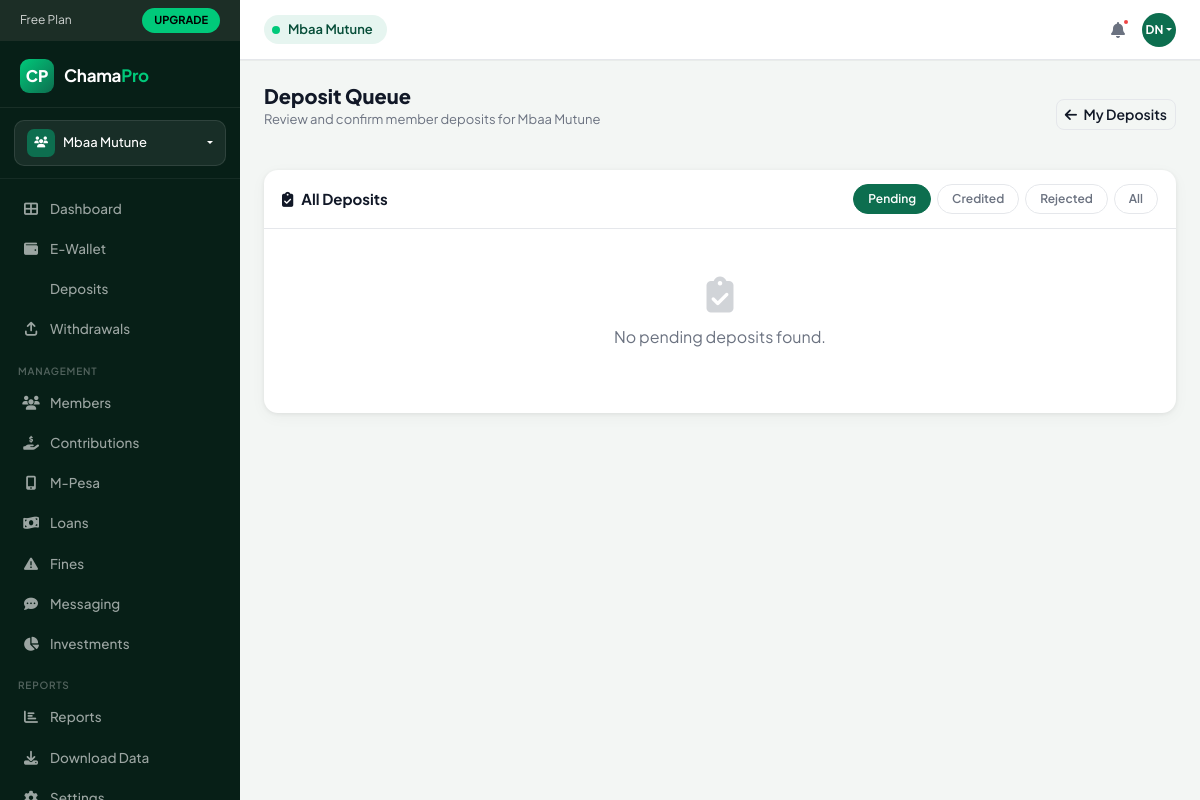
Screenshot of /wallets/1/admin/deposits/ (signed in) with the database file from the repository.
### chamapro/models.py (models this page shows, shortened)
class Chama(models.Model):
    name                = models.CharField(max_length=255)
    description         = models.TextField(blank=True, null=True)
    created_by          = models.ForeignKey(
        'User', null=True, blank=True, on_delete=models.SET_NULL, related_name='created_chamas'
    )
    currency            = models.CharField(max_length=10, default='KES')
    contribution_amount = models.DecimalField(max_digits=12, decimal_places=2, default=0)
    contribution_day    = models.PositiveSmallIntegerField(default=5)
    meeting_day         = models.CharField(max_length=20, blank=True, null=True)
    max_members         = models.PositiveSmallIntegerField(default=10)
    late_penalty        = models.DecimalField(max_digits=5, decimal_places=2, default=5)
    loan_interest       = models.DecimalField(max_digits=5, decimal_places=2, default=10)
    settings            = models.JSONField(default=dict, blank=True)
    is_active           = models.BooleanField(default=True)
    created_at          = models.DateTimeField(auto_now_add=True)
    updated_at          = models.DateTimeField(auto_now=True)

class User(AbstractUser):
    phone = models.CharField(max_length=30, unique=True, null=True, blank=True)
    national_id   = models.CharField(max_length=20, blank=True, null=True)
    kra_pin       = models.CharField(max_length=20, blank=True, null=True)
    bio           = models.TextField(blank=True, null=True)
    occupation    = models.CharField(max_length=100, blank=True, null=True)
    location      = models.CharField(max_length=100, blank=True, null=True)
    avatar        = models.ImageField(upload_to='avatars/', blank=True, null=True)
    bank_name     = models.CharField(max_length=100, blank=True, null=True)
    bank_account  = models.CharField(max_length=30, blank=True, null=True)
    mpesa_number  = models.CharField(max_length=20, blank=True, null=True)
    KYC_CHOICES = [
        ('unverified', 'Unverified'),
        ('pending',    'Pending Review'),
        ('verified',   'Verified'),
    ]
    kyc_status = models.CharField(max_length=20, choices=KYC_CHOICES, default='unverified')

### wallets/views.py (the view)
# urls.py: path('<int:chama_id>/admin/deposits/',                            views.admin_deposits,  name='admin_deposits'),
@login_required
def admin_deposits(request, chama_id):
    chama      = get_object_or_404(Chama, pk=chama_id)
    membership = _get_membership(request.user, chama)
    if not _is_admin_or_manager(membership):
        messages.error(request, "Access denied.")
        return redirect('deposit_page', chama_id=chama_id)
    status_filter = request.GET.get('status', 'pending')
    deposits = Deposit.objects.filter(
        wallet__membership__chama=chama,
    ).select_related('wallet__membership__user', 'confirmed_by')
    if status_filter != 'all':
        deposits = deposits.filter(status=status_filter)
    deposits = deposits.order_by('-created_at')
    paginator = Paginator(deposits, 20)
    page_obj  = paginator.get_page(request.GET.get('page', 1))
    context = {
        'chama':         chama,
        'membership':    membership,
        'page_obj':      page_obj,
        'status_filter': status_filter,
        'active_chama':  chama,
        'is_admin':      True,
        'status_choices': Deposit.Status.choices,
    }
    return render(request, 'wallets/admin_deposits.html', context)

### chamapro/context_processors.py (called while the page is built)
def user_subscription(request):
    if request.user.is_authenticated:
        try:
            sub = request.user.subscription
        except Exception:
            sub = None
        return {'user_subscription': sub}
    return {'user_subscription': None}

def active_chama(request):
    if not request.user.is_authenticated:
        return {}
    active_chama_id = request.session.get('active_chama_id')
    membership = None
    if active_chama_id:
        membership = Membership.objects.filter(
            user=request.user,
            chama_id=active_chama_id,
            active=True
        ).select_related('chama').first()
    if not membership:
        membership = Membership.objects.filter(
            user=request.user,
            active=True
        ).select_related('chama').first()
    return {
        'chama': membership.chama if membership else None,
        'my_membership': membership,
    }

### wallets/views.py (called while the page is built)
def _get_membership(user, chama):
    return get_object_or_404(Membership, user=user, chama=chama, active=True)

def _is_admin_or_manager(membership):
    return membership.role in ('admin', 'manager')

### chamapro/templates/wallets/admin_deposits.html (shortened to what this page needs)
{% extends 'base.html' %}
{% load humanize %}
{% block content %}
<div class="d-flex align-items-center justify-content-between mb-4">
  <div>
    <h1 class="page-title">Deposit Queue</h1>
    <p class="page-sub">Review and confirm member deposits for {{ chama.name }}</p>
  </div>
  <a href="{% url 'deposit_page' chama.id %}" class="btn btn-sm" style="background:#f3f6f4;color:var(--text);border-radius:8px;font-weight:600;border:1.5px solid var(--border);">
    <i class="fas fa-arrow-left me-1"></i> My Deposits
  </a>
</div>
<div class="table-card">
  <div class="table-card-header">
    <h6><i class="fas fa-clipboard-check me-2"></i>All Deposits</h6>
    <div class="filter-tabs">
      <a href="?status=pending" class="filter-tab {% if status_filter == 'pending' %}active{% endif %}">Pending</a>
      <a href="?status=credited" class="filter-tab {% if status_filter == 'credited' %}active{% endif %}">Credited</a>
      <a href="?status=rejected" class="filter-tab {% if status_filter == 'rejected' %}active{% endif %}">Rejected</a>
      <a href="?status=all" class="filter-tab {% if status_filter == 'all' %}active{% endif %}">All</a>
    </div>
  </div>
  {% if page_obj.object_list %}
  <div style="overflow-x:auto;">
    <table class="dep-table">
      <thead><tr><th>Member</th><th>Source</th><th>Amount</th><th>Reference</th><th>Proof</th><th>Notes</th><th>Status</th><th>Date</th><th>Actions</th></tr></thead>
      <tbody>
        {% for dep in page_obj %}
        <tr>
          <td>
            <div style="display:flex;align-items:center;gap:8px;">
              <div class="member-avatar">{{ dep.wallet.membership.user.first_name.0|upper }}{{ dep.wallet.membership.user.last_name.0|upper }}</div>
              <div>
                <div style="font-weight:600;font-size:13px;">{{ dep.wallet.membership.user.get_full_name }}</div>
                <div style="font-size:11px;color:var(--muted);">KES {{ dep.wallet.balance|floatformat:2|intcomma }} bal</div>
              </div>
            </div>
          </td>
          <td>
            <div style="display:flex;align-items:center;gap:6px;">
              <div class="source-icon {% if dep.source == 'mpesa' %}src-mpesa{% elif dep.source == 'cash' %}src-cash{% else %}src-bank{% endif %}">
                <i class="fas {% if dep.source == 'mpesa' %}fa-mobile-screen-button{% elif dep.source == 'cash' %}fa-money-bill{% else %}fa-building-columns{% endif %}"></i>
              </div>
              {{ dep.get_source_display }}
            </div>
          </td>
          <td style="font-family:'DM Mono',monospace;font-weight:700;color:var(--brand);">KES {{ dep.amount|floatformat:2|intcomma }}</td>
          <td style="font-size:12px;color:var(--muted);">{{ dep.reference|default:"—" }}</td>
          <td>{% if dep.proof_file %}<a href="{{ dep.proof_file.url }}" class="proof-link" target="_blank"><i class="fas fa-file me-1"></i>View</a>{% else %}<span style="font-size:12px;color:var(--muted);">—</span>{% endif %}</td>
          <td style="font-size:12px;color:var(--muted);max-width:140px;white-space:nowrap;overflow:hidden;text-overflow:ellipsis;">{{ dep.notes|default:"—" }}</td>
          <td>
            <span class="badge-status {% if dep.status == 'pending' %}badge-pending{% elif dep.status == 'credited' %}badge-credited{% elif dep.status == 'confirmed' %}badge-confirmed{% else %}badge-rejected{% endif %}">
              {{ dep.get_status_display }}
            </span>
          </td>
          <td style="font-size:12px;color:var(--muted);">{{ dep.created_at|date:"d M Y H:i" }}</td>
          <td>
            {% if dep.status == 'pending' %}
            <div style="display:flex;gap:6px;">
              <form method="post" action="{% url 'confirm_deposit' chama.id dep.pk %}" style="display:inline;">
                {% csrf_token %}
                <button type="submit" class="btn-confirm" onclick="return confirm('Confirm KES {{ dep.amount|floatformat:0 }} for {{ dep.wallet.membership.user.get_full_name }}?')"><i class="fas fa-check me-1"></i>Confirm</button>
              </form>
              <button class="btn-reject-sm" data-bs-toggle="modal" data-bs-target="#rejectModal{{ dep.pk }}"><i class="fas fa-times"></i></button>
            </div>
            <div class="modal fade" id="rejectModal{{ dep.pk }}" tabindex="-1">
              <div class="modal-dialog modal-dialog-centered">
                <div class="modal-content">
                  <div class="modal-header"><h5 class="modal-title fw-bold">Reject Deposit #{{ dep.pk }}</h5><button type="button" class="btn-close" data-bs-dismiss="modal"></button></div>
                  <div class="modal-body">
                    <p style="font-size:13px;color:var(--muted);">KES {{ dep.amount|floatformat:2|intcomma }} from {{ dep.wallet.membership.user.get_full_name }}.</p>
                    <form method="post" action="{% url 'reject_deposit' chama.id dep.pk %}">
                      {% csrf_token %}
                      <label class="form-label" style="font-size:13px;font-weight:600;">Reason for rejection</label>
                      <textarea name="reason" class="form-control" rows="3" placeholder="e.g. Reference not found..." required style="border-radius:8px;font-size:13px;"></textarea>
                      <button type="submit" class="btn btn-danger w-100 mt-3" style="border-radius:8px;font-weight:700;">Reject Deposit</button>
                    </form>
                  </div>
                </div>
              </div>
            </div>
            {% else %}
            <span style="font-size:11px;color:var(--muted);">{% if dep.confirmed_by %}by {{ dep.confirmed_by.get_full_name }}{% endif %}{% if dep.confirmed_at %}<br>{{ dep.confirmed_at|date:"d M Y" }}{% endif %}</span>
            {% endif %}
          </td>
        </tr>
        {% endfor %}
      </tbody>
    </table>
  </div>
  {% if page_obj.has_other_pages %}
  <div style="padding:12px 16px;border-top:1px solid var(--border);display:flex;gap:6px;justify-content:center;">
    {% if page_obj.has_previous %}<a href="?status={{ status_filter }}&page={{ page_obj.previous_page_number }}" class="pag-btn">«</a>{% endif %}
    <span class="pag-btn active">{{ page_obj.number }} / {{ page_obj.paginator.num_pages }}</span>
    {% if page_obj.has_next %}<a href="?status={{ status_filter }}&page={{ page_obj.next_page_number }}" class="pag-btn">»</a>{% endif %}
  </div>
  {% endif %}
  {% else %}
  <div class="empty-state"><i class="fas fa-clipboard-check"></i><p>No {% if status_filter != 'all' %}{{ status_filter }}{% endif %} deposits found.</p></div>
  {% endif %}
</div>
{% endblock %}

### chamapro/templates/base.html (shortened to what this page needs)
{% load static %}
{% load humanize %}
<!DOCTYPE html>
<html lang="en">
<head>
  <link href="https://cdn.jsdelivr.net/npm/bootstrap@5.3.2/dist/css/bootstrap.min.css" rel="stylesheet">
  <link rel="stylesheet" href="https://cdnjs.cloudflare.com/ajax/libs/font-awesome/6.4.2/css/all.min.css">
</head>
<body>
<aside class="sidebar">
  <div class="plan-banner">
    <span>Free Plan</span>
    <a href="{% url 'upgrade' %}" class="upgrade-btn">UPGRADE</a>
  </div>
  <div class="sidebar-logo">
    <div class="logo-icon">CP</div>
    <div class="logo-text">Chama<span>Pro</span></div>
  </div>
  <div class="chama-selector-wrap">
    <div class="dropdown">
      <div class="chama-btn dropdown-toggle" data-bs-toggle="dropdown">
        <div class="chama-icon"><i class="fas fa-users" style="font-size:11px;"></i></div>
        <span class="chama-name">{{ chama.name }}</span>
      </div>
    </div>
  </div>
  <nav style="flex:1;padding-bottom:8px;">
    <div class="nav-section">
      <div class="nav-item-wrap">
        <a href="{% url 'dashboard' %}" class="nav-link-cp {% block nav_dashboard %}{% endblock %}"><i class="fas fa-th-large"></i> Dashboard</a>
      </div>
      <div class="nav-item-wrap">
        <a href="{% url 'wallet_dashboard' chama.id %}" class="nav-link-cp {% block nav_wallet %}{% endblock %}"><i class="fas fa-wallet"></i> E-Wallet</a>
      </div>
      <div class="nav-item-wrap">
        <a href="{% url 'deposit_page' chama.id %}" class="nav-link-cp {% block nav_deposits %}{% endblock %}"> Deposits</a>
      </div>
      <div class="nav-item-wrap">
        <a href="{% url 'withdrawal_page' chama.id %}" class="nav-link-cp {% block nav_withdrawals %}{% endblock %}"><i class="fas fa-arrow-up-from-bracket"></i> Withdrawals</a>
      </div>
    </div>
    <div class="nav-section">
      <div class="nav-section-label">Management</div>
      <div class="nav-item-wrap">
        <a href="{% url 'chama_members' chama.id %}" class="nav-link-cp {% block nav_members %}{% endblock %}"><i class="fas fa-users"></i> Members</a>
      </div>
      <div class="nav-item-wrap">
        <a href="{% url 'contributions' chama.id %}" class="nav-link-cp {% block nav_contributions %}{% endblock %}"><i class="fas fa-hand-holding-dollar"></i> Contributions</a>
      </div>
      <div class="nav-item-wrap">
        <a href="{% url 'mpesa_transactions' chama.id %}" class="nav-link-cp {% block nav_mpesa %}{% endblock %}"><i class="fas fa-mobile-screen-button"></i> M-Pesa</a>
      </div>
      <div class="nav-item-wrap">
        <a href="{% url 'loans' chama.id %}" class="nav-link-cp {% block nav_loans %}{% endblock %}"><i class="fas fa-money-bill-wave"></i> Loans</a>
      </div>
      <div class="nav-item-wrap">
        <a href="{% url 'fines' chama.id %}" class="nav-link-cp {% block nav_fines %}{% endblock %}"><i class="fas fa-triangle-exclamation"></i> Fines</a>
      </div>
      <div class="nav-item-wrap">
        <a href="{% url 'messaging_hub' chama.id %}" class="nav-link-cp {% block nav_messaging %}{% endblock %}"><i class="fas fa-comment-dots"></i> Messaging</a>
      </div>
      <div class="nav-item-wrap">
        <a href="{% url 'investments:portfolio' chama.id %}" class="nav-link-cp {% block nav_investments %}{% endblock %}"><i class="fas fa-chart-pie"></i> Investments</a>
      </div>
    </div>
    <div class="nav-section">
      <div class="nav-section-label">Reports</div>
      <div class="nav-item-wrap">
        <a href="{% url 'reports' chama.id %}" class="nav-link-cp {% block nav_reports %}{% endblock %}"><i class="fas fa-chart-bar"></i> Reports</a>
      </div>
      <div class="nav-item-wrap">
        <a href="{% url 'export_report_excel' chama.id %}" class="nav-link-cp"><i class="fas fa-download"></i> Download Data</a>
      </div>
      <div class="nav-item-wrap">
        <a href="{% url 'chama_settings' chama.id %}" class="nav-link-cp {% block nav_settings %}{% endblock %}">
          <i class="fas fa-cog"></i> Settings
        </a>
      </div>
    </div>
  </nav>
</aside>
<header class="topbar">
  <div class="topbar-group-badge">
    <div class="dot"></div>
    <span>{{ chama.name|truncatechars:25 }}</span>
  </div>
  <div class="topbar-right">
    <button class="topbar-icon-btn"><i class="fas fa-bell"></i><div class="notif-dot"></div></button>
    <div class="dropdown">
      <div class="topbar-avatar dropdown-toggle" data-bs-toggle="dropdown">
        {{ user.first_name.0|upper }}{{ user.last_name.0|upper }}
      </div>
    </div>
  </div>
</header>
<div class="main-wrap">
  <div class="main-content">
    {% block content %}{% endblock %}
  </div>
</div>
</body>
</html>

### rows the page displays
Chama: name "Mbaa Mutune"
User: first_name.0 "D", last_name.0 "N"

### other values shown
{{ status_filter }} "pending"
